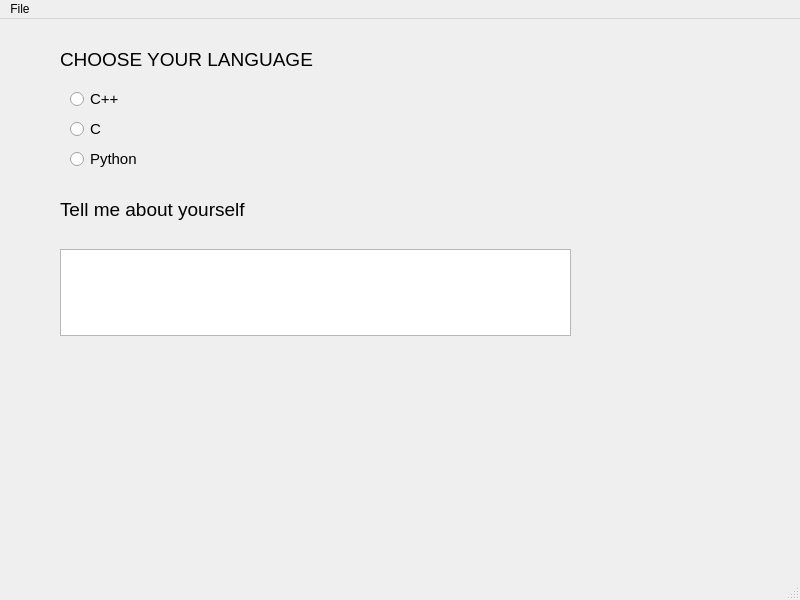
<?xml version="1.0" encoding="UTF-8"?>
<ui version="4.0">
 <class>MainWindow</class>
 <widget class="QMainWindow" name="MainWindow">
  <property name="geometry">
   <rect>
    <x>0</x>
    <y>0</y>
    <width>800</width>
    <height>600</height>
   </rect>
  </property>
  <property name="cursor">
   <cursorShape>ArrowCursor</cursorShape>
  </property>
  <property name="windowTitle">
   <string>MainWindow</string>
  </property>
  <property name="animated">
   <bool>false</bool>
  </property>
  <widget class="QWidget" name="centralwidget">
   <widget class="QRadioButton" name="radioButton2">
    <property name="geometry">
     <rect>
      <x>70</x>
      <y>100</y>
      <width>95</width>
      <height>20</height>
     </rect>
    </property>
    <property name="font">
     <font>
      <pointsize>11</pointsize>
     </font>
    </property>
    <property name="text">
     <string>C</string>
    </property>
   </widget>
   <widget class="QPlainTextEdit" name="plainTextEdit">
    <property name="geometry">
     <rect>
      <x>60</x>
      <y>230</y>
      <width>511</width>
      <height>87</height>
     </rect>
    </property>
    <property name="autoFillBackground">
     <bool>true</bool>
    </property>
    <property name="readOnly">
     <bool>false</bool>
    </property>
    <property name="plainText">
     <string/>
    </property>
    <property name="overwriteMode">
     <bool>false</bool>
    </property>
    <property name="centerOnScroll">
     <bool>false</bool>
    </property>
    <property name="placeholderText">
     <string>Type here</string>
    </property>
   </widget>
   <widget class="QLabel" name="label1">
    <property name="geometry">
     <rect>
      <x>60</x>
      <y>30</y>
      <width>361</width>
      <height>21</height>
     </rect>
    </property>
    <property name="font">
     <font>
      <pointsize>14</pointsize>
     </font>
    </property>
    <property name="text">
     <string>CHOOSE YOUR LANGUAGE</string>
    </property>
   </widget>
   <widget class="QRadioButton" name="radioButton1">
    <property name="geometry">
     <rect>
      <x>70</x>
      <y>70</y>
      <width>95</width>
      <height>20</height>
     </rect>
    </property>
    <property name="font">
     <font>
      <pointsize>11</pointsize>
     </font>
    </property>
    <property name="text">
     <string>C++</string>
    </property>
   </widget>
   <widget class="QRadioButton" name="radioButton3">
    <property name="geometry">
     <rect>
      <x>70</x>
      <y>130</y>
      <width>95</width>
      <height>20</height>
     </rect>
    </property>
    <property name="font">
     <font>
      <pointsize>11</pointsize>
     </font>
    </property>
    <property name="text">
     <string>Python</string>
    </property>
   </widget>
   <widget class="QLabel" name="label_2">
    <property name="geometry">
     <rect>
      <x>60</x>
      <y>180</y>
      <width>251</width>
      <height>21</height>
     </rect>
    </property>
    <property name="font">
     <font>
      <pointsize>14</pointsize>
     </font>
    </property>
    <property name="text">
     <string>Tell me about yourself</string>
    </property>
   </widget>
  </widget>
  <widget class="QMenuBar" name="menubar">
   <property name="geometry">
    <rect>
     <x>0</x>
     <y>0</y>
     <width>800</width>
     <height>26</height>
    </rect>
   </property>
   <widget class="QMenu" name="menuFlle">
    <property name="title">
     <string>File</string>
    </property>
    <addaction name="actionSave"/>
   </widget>
   <addaction name="menuFlle"/>
  </widget>
  <widget class="QStatusBar" name="statusbar"/>
  <action name="actionSave">
   <property name="text">
    <string>Save</string>
   </property>
  </action>
 </widget>
 <resources/>
 <connections/>
</ui>
